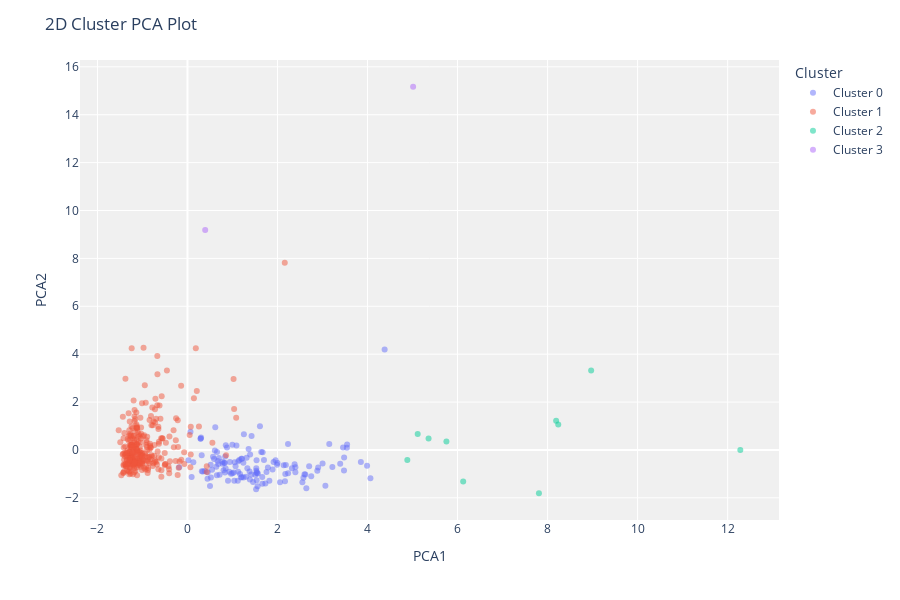

Source (notebook cell):
### Code cell
plot_model(model4, plot='cluster')

### Figure 1 — Plotly figure (JSON) as saved in the notebook; plotly's stock layout.template omitted (floating-point values rounded to 4 significant figures; data arrays with more than 128 entries replaced by an {"elided": "..."} marker saying what was removed)
{"data": [{"customdata": {"elided": "131x1 int values"}, "hovertemplate": "Cluster=Cluster 0<br>PCA1=%{x}<br>PCA2=%{y}<br>Feature=%{customdata[0]}<extra></extra>", "legendgroup": "Cluster 0", "marker": {"color": "#636efa", "opacity": 0.5, "symbol": "circle"}, "mode": "markers", "name": "Cluster 0", "orientation": "v", "showlegend": true, "textposition": "top center", "type": "scatter", "x": {"elided": "131 float values"}, "xaxis": "x", "y": {"elided": "131 float values"}, "yaxis": "y"}, {"customdata": {"elided": "297x1 int values"}, "hovertemplate": "Cluster=Cluster 1<br>PCA1=%{x}<br>PCA2=%{y}<br>Feature=%{customdata[0]}<extra></extra>", "legendgroup": "Cluster 1", "marker": {"color": "#EF553B", "opacity": 0.5, "symbol": "circle"}, "mode": "markers", "name": "Cluster 1", "orientation": "v", "showlegend": true, "textposition": "top center", "type": "scatter", "x": {"elided": "297 float values"}, "xaxis": "x", "y": {"elided": "297 float values"}, "yaxis": "y"}, {"customdata": [[2], [2], [2], [2], [2], [2], [2], [2], [2], [2]], "hovertemplate": "Cluster=Cluster 2<br>PCA1=%{x}<br>PCA2=%{y}<br>Feature=%{customdata[0]}<extra></extra>", "legendgroup": "Cluster 2", "marker": {"color": "#00cc96", "opacity": 0.5, "symbol": "circle"}, "mode": "markers", "name": "Cluster 2", "orientation": "v", "showlegend": true, "textposition": "top center", "type": "scatter", "x": [12.28, 8.19, 5.753, 8.237, 8.968, 6.126, 5.356, 4.885, 5.115, 7.808], "xaxis": "x", "y": [0.002431, 1.219, 0.3581, 1.065, 3.32, -1.312, 0.4776, -0.4214, 0.6676, -1.808], "yaxis": "y"}, {"customdata": [[1], [1]], "hovertemplate": "Cluster=Cluster 3<br>PCA1=%{x}<br>PCA2=%{y}<br>Feature=%{customdata[0]}<extra></extra>", "legendgroup": "Cluster 3", "marker": {"color": "#ab63fa", "opacity": 0.5, "symbol": "circle"}, "mode": "markers", "name": "Cluster 3", "orientation": "v", "showlegend": true, "textposition": "top center", "type": "scatter", "x": [5.013, 0.3938], "xaxis": "x", "y": [15.17, 9.188], "yaxis": "y"}], "layout": {"height": 600, "legend": {"title": {"text": "Cluster"}, "tracegroupgap": 0}, "margin": {"t": 60}, "plot_bgcolor": "rgb(240,240,240)", "title": {"text": "2D Cluster PCA Plot"}, "xaxis": {"anchor": "y", "domain": [0, 1], "title": {"text": "PCA1"}}, "yaxis": {"anchor": "x", "domain": [0, 1], "title": {"text": "PCA2"}}}}
